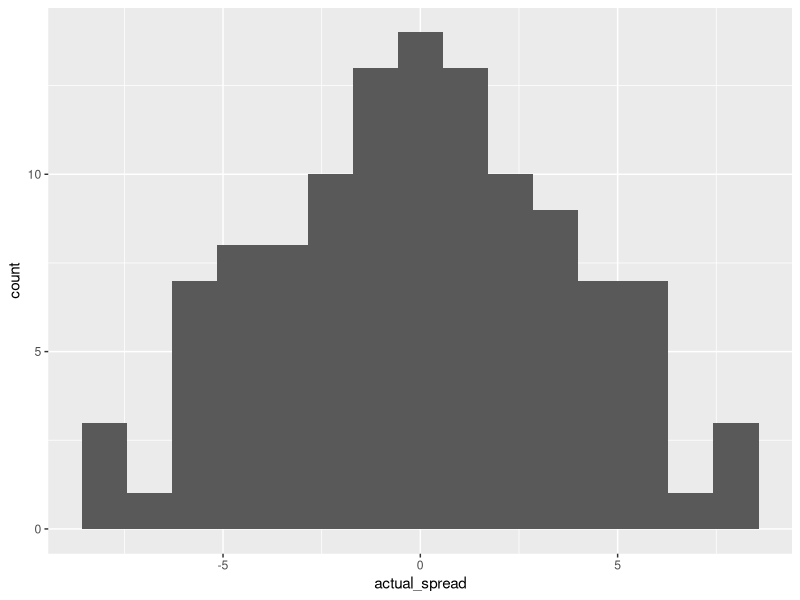
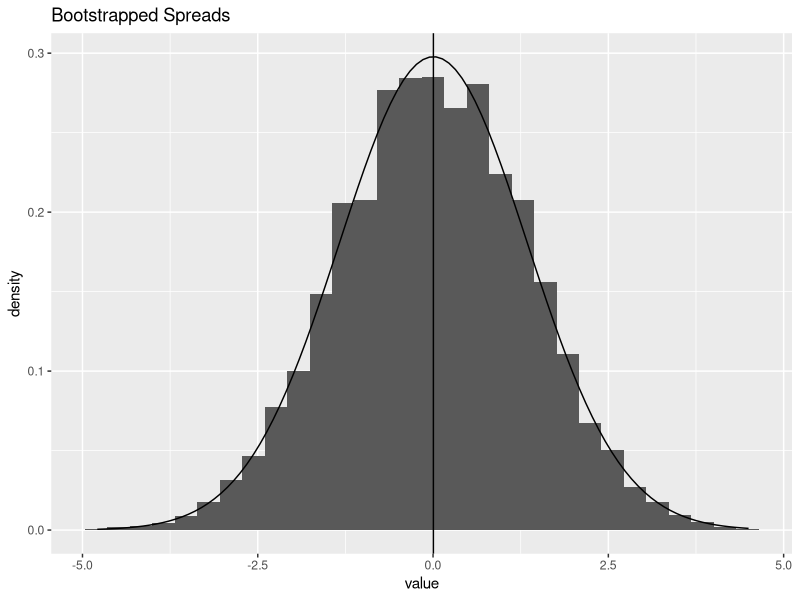

R code for these plots, in order:
## ---- chunk 1
library(tidyverse)
library(reshape2)
## ---- chunk 2
polls <- read.csv(here::here("Data","senate_polls.csv"))
polls <- polls %>%
  filter(state == "Georgia") %>%
  filter(race_id == "7780" | race_id == "6271") %>%
  group_by(candidate_name)
## ---- chunk 3
boot_data <- polls %>% 
  group_by(candidate_name, candidate_party, cycle) %>%
  filter(candidate_name == "David A. Perdue" | candidate_name == "Jon Ossoff")

boot_data <- boot_data %>%
  mutate(candidate_party = recode(candidate_party, 
                                  `REP` = "R", 
                                  `DEM` = "D")) %>%
  filter(candidate_party == "R" | candidate_party == "D") %>% #2020 election will not have independents, only top two advance
  group_by(question_id) %>%
  #arrange(question_id, candidate_party) %>%
  select(question_id, poll_id, fte_grade, sample_size, candidate_name, candidate_party, pct) %>%
  filter(question_id != 123442 & question_id != 123443) %>%
  mutate(spread = pct - pct[candidate_party == "D"]) %>%
  mutate(spread2 = pct - pct[candidate_party == "R"]) %>%
  mutate(actual_spread = spread + spread2) %>%
  select(-spread, -spread2)
boot_data
## ---- chunk 4
ggplot(boot_data, aes(actual_spread)) +
  geom_histogram(bins = 15)
## ---- chunk 5
boot_spread <- map(1:10000, ~sample(boot_data$actual_spread, size = length(boot_data), replace = TRUE)) %>%
  map_dbl(mean)

boot_spread <- melt(boot_spread)
ggplot(boot_spread, aes(value)) +
  geom_histogram(aes(y=..density..)) +
  stat_function(fun = dnorm, args = c(mean = mean(boot_spread$value), sd = sd(boot_spread$value))) +
  geom_vline(xintercept = mean(boot_spread$value)) +
  labs(title = "Bootstrapped Spreads")
